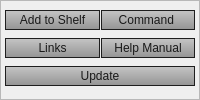
             <widget class="QFrame" name="frame_info">
              <property name="minimumSize">
               <size>
                <width>0</width>
                <height>0</height>
               </size>
              </property>
              <property name="maximumSize">
               <size>
                <width>16777215</width>
                <height>16777215</height>
               </size>
              </property>
              <property name="font">
               <font>
                <family>Segoe UI</family>
               </font>
              </property>
              <property name="styleSheet">
               <string notr="true">*.QPushButton{ 
background-color: qlineargradient(spread:pad, x1:1, y1:1, x2:1, y2:0, stop:0 rgba(135, 135, 135, 225), stop:1 rgba(185,185, 185, 195));
border:1px solid rgb(30,30,30);
color: rgb( 25,25,25 );
}
*.QPushButton:hover{ 
background-color: qlineargradient(spread:pad, x1:1, y1:1, x2:1, y2:0, stop:0 rgba(155, 155, 155, 255), stop:1 rgba(205,205, 205, 255));
border:1px solid rgb(30,30,30);
color: rgb( 25,25,25 );
text-decoration: underline!important;
}
*.QPushButton:pressed{ 
background-color: qlineargradient(spread:pad, x1:1, y1:1, x2:1, y2:0, stop:0 rgba(175, 175, 175, 195), stop:1 rgba(115,115, 115, 225));
border:1px solid rgb(30,30,30);
color: rgb( 25,25,25 );
}</string>
              </property>
              <property name="frameShape">
               <enum>QFrame::StyledPanel</enum>
              </property>
              <property name="frameShadow">
               <enum>QFrame::Raised</enum>
              </property>
              <layout class="QGridLayout" name="gridLayout_16">
               <property name="leftMargin">
                <number>4</number>
               </property>
               <property name="topMargin">
                <number>2</number>
               </property>
               <property name="rightMargin">
                <number>4</number>
               </property>
               <property name="bottomMargin">
                <number>4</number>
               </property>
               <property name="spacing">
                <number>1</number>
               </property>
               <item row="2" column="2">
                <widget class="QPushButton" name="btn_helpManual">
                 <property name="minimumSize">
                  <size>
                   <width>0</width>
                   <height>17</height>
                  </size>
                 </property>
                 <property name="maximumSize">
                  <size>
                   <width>16777215</width>
                   <height>20</height>
                  </size>
                 </property>
                 <property name="font">
                  <font>
                   <family>Segoe UI</family>
                  </font>
                 </property>
                 <property name="cursor">
                  <cursorShape>PointingHandCursor</cursorShape>
                 </property>
                 <property name="statusTip">
                  <string>Help manual.</string>
                 </property>
                 <property name="styleSheet">
                  <string notr="true"/>
                 </property>
                 <property name="text">
                  <string>Help Manual</string>
                 </property>
                </widget>
               </item>
               <item row="0" column="1">
                <widget class="QPushButton" name="btn_addToShelf">
                 <property name="minimumSize">
                  <size>
                   <width>0</width>
                   <height>17</height>
                  </size>
                 </property>
                 <property name="maximumSize">
                  <size>
                   <width>16777215</width>
                   <height>20</height>
                  </size>
                 </property>
                 <property name="font">
                  <font>
                   <family>Segoe UI</family>
                  </font>
                 </property>
                 <property name="cursor">
                  <cursorShape>PointingHandCursor</cursorShape>
                 </property>
                 <property name="statusTip">
                  <string>Add UI start button to shelf.</string>
                 </property>
                 <property name="styleSheet">
                  <string notr="true"/>
                 </property>
                 <property name="text">
                  <string>Add to Shelf</string>
                 </property>
                </widget>
               </item>
               <item row="2" column="1">
                <widget class="QPushButton" name="btn_links">
                 <property name="minimumSize">
                  <size>
                   <width>0</width>
                   <height>17</height>
                  </size>
                 </property>
                 <property name="maximumSize">
                  <size>
                   <width>16777215</width>
                   <height>20</height>
                  </size>
                 </property>
                 <property name="font">
                  <font>
                   <family>Segoe UI</family>
                  </font>
                 </property>
                 <property name="cursor">
                  <cursorShape>PointingHandCursor</cursorShape>
                 </property>
                 <property name="statusTip">
                  <string>Useful links.</string>
                 </property>
                 <property name="styleSheet">
                  <string notr="true"/>
                 </property>
                 <property name="text">
                  <string>Links</string>
                 </property>
                </widget>
               </item>
               <item row="0" column="2">
                <widget class="QPushButton" name="btn_command">
                 <property name="minimumSize">
                  <size>
                   <width>0</width>
                   <height>17</height>
                  </size>
                 </property>
                 <property name="maximumSize">
                  <size>
                   <width>16777215</width>
                   <height>20</height>
                  </size>
                 </property>
                 <property name="font">
                  <font>
                   <family>Segoe UI</family>
                  </font>
                 </property>
                 <property name="cursor">
                  <cursorShape>PointingHandCursor</cursorShape>
                 </property>
                 <property name="statusTip">
                  <string>Search command.</string>
                 </property>
                 <property name="styleSheet">
                  <string notr="true"/>
                 </property>
                 <property name="text">
                  <string>Command </string>
                 </property>
                </widget>
               </item>
               <item row="3" column="1" colspan="2">
                <widget class="QPushButton" name="btn_update">
                 <property name="minimumSize">
                  <size>
                   <width>0</width>
                   <height>17</height>
                  </size>
                 </property>
                 <property name="maximumSize">
                  <size>
                   <width>16777215</width>
                   <height>20</height>
                  </size>
                 </property>
                 <property name="font">
                  <font>
                   <family>Segoe UI</family>
                  </font>
                 </property>
                 <property name="cursor">
                  <cursorShape>PointingHandCursor</cursorShape>
                 </property>
                 <property name="statusTip">
                  <string>Update this toolbox.</string>
                 </property>
                 <property name="styleSheet">
                  <string notr="true"/>
                 </property>
                 <property name="text">
                  <string>Update</string>
                 </property>
                </widget>
               </item>
              </layout>
             </widget>
